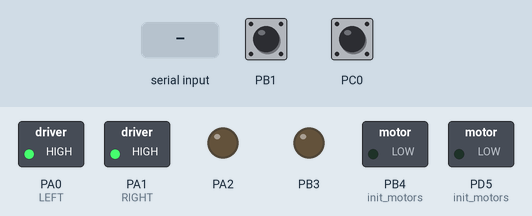
This program was run on a simulated ATmega1284P, built with avr-gcc and emulated at 14.7456 MHz. Shown: switched loads named in the program (green lamp = pin HIGH), output pins drawn as LEDs (lit = HIGH). The inputs (shaded band) are chosen by the test bench; at power-on: PB1 HIGH, PC0 HIGH.

Above: at 1.2 s.
1.3 s: "b" received over Serial
At 2.0 s:
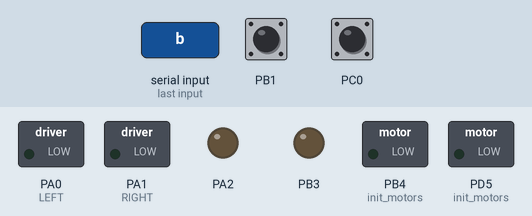
2.8 s: "l" received over Serial
At 3.1 s:
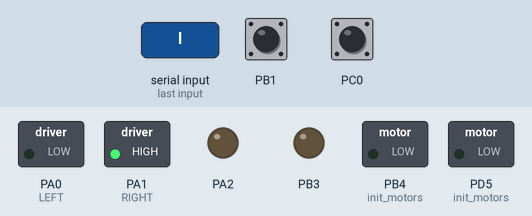
4.3 s: "r" received over Serial
At 5.5 s:
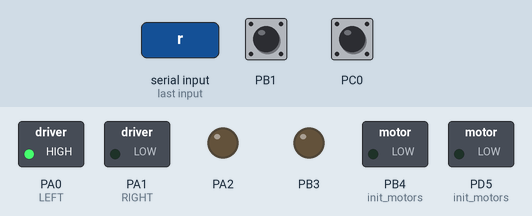
9.0 s: "f" received over Serial
At 10.2 s:
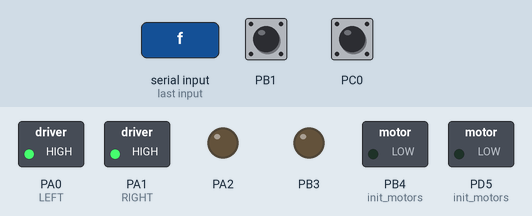
Timing chart, 0 to 11.5 s (numbered marks = the images above; inputs shaded):
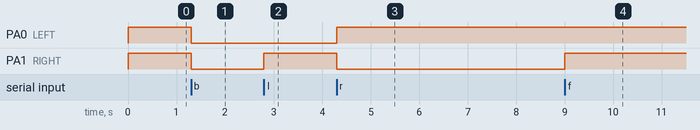

The program:

Styrmodul.c
```c
/*
 * Styrmodul.c
 *
 *  Updated: 14/12/2016
 *  Author: Fredrik Iselius, Jonathan Johansson, Martin Lundberg, Niklas Nilsson
 */

#define F_CPU 14745600

#include <avr/io.h>
#include <util/delay.h>
#include <avr/interrupt.h>
#include <stdbool.h>

#include "Styrmodul.h"
#include "uart.h"

typedef enum {LEFT_SIDE, RIGHT_SIDE, BOTH_SIDES, TOWER, NONE} sideState;

bool read_speed = false;
sideState side = NONE;

/*UART receive interrupt*/
ISR(USART0_RX_vect) {

	char rec_byte = UDR0;

	/*Sets speed 'rec_byte' to the wheel side 'side'*/
	if (read_speed) {
		switch (side) {
			case LEFT_SIDE:
				LEFT_SPEED = rec_byte;
				break;
			case RIGHT_SIDE:
				RIGHT_SPEED = rec_byte;
				break;
			case TOWER:
				LASER_SPEED = rec_byte;
				break;
			case BOTH_SIDES:
				LEFT_SPEED = rec_byte;
				RIGHT_SPEED = rec_byte;
				break;
			default:
				break;
		}
		side = NONE;
		read_speed = false;
	}
	/*Sets wheel direction or side*/
	else {
		switch (rec_byte) {
			case 'f':
				set_wheel_dir(FORWARD,BOTH);
				break;
			case 'b':
				set_wheel_dir(BACKWARD,BOTH);
				break;
			case 'l':
				set_wheel_dir(FORWARD,RIGHT);
				set_wheel_dir(BACKWARD,LEFT);
				break;
			case 'r':
				set_wheel_dir(FORWARD,LEFT);
				set_wheel_dir(BACKWARD,RIGHT);
				break;
			case 's':
				side = BOTH_SIDES;
				read_speed = true;
				break;
			case 'v':
				side = LEFT_SIDE;
				read_speed = true;
				break;
			case 'h':
				side = RIGHT_SIDE;
				read_speed = true;
				break;
			case 't':
				side = TOWER;
				read_speed = true;
				break;
		}
	}
}

bool hall_left_activated = false;

/*Sends 95 over uart when the left hall sensor goes low*/
ISR(PCINT2_vect) {
	if (!hall_left_activated) {
		uart_send(0x5F);
		hall_left_activated = true;
	} else {
		hall_left_activated = false;
	}
}

bool hall_right_activated = false;

/*Sends 96 over uart when the right hall sensor goes low*/
ISR(PCINT1_vect) {
	if (!hall_right_activated) {
		uart_send(0x60);
		hall_right_activated = true;
		} else {
		hall_right_activated = false;
		}
}


int main(void) {
	init_motors();

	LEFT_SPEED = 0; // LEFT
	RIGHT_SPEED = 0; // RIGHT

	LASER_SPEED = 0;

	DDRC &= ~(1<<DDC0);		// set pin C0 to input
	DDRB &= ~(1<<DDB1);		// set pin B1 to input
	PORTC |= (1<<PORTC0);	// activate pull-up resistor on C0
	PORTB |= (1<<PORTB1);	// activate pull-up resistor on B1

	PCMSK2 |= (1<<PCINT16);	// enable PCINT2
	PCICR |= (1<<PCIE2);	// activate interrupts on PCNIT23-16

	PCMSK1 |= (1<<PCINT9);
	PCICR |= (1<<PCIE1);

	EICRA |= (1<<ISC21);	// enable interrupt on falling edge

	uart_init();
	sei();	// enable interrupts

	/*Wait for interrupts*/
    while(1) {
    }
}
```

Styrmodul.h
```c
/*
 * Styrmodul.h
 *
 *  Updated: 14/12/2016
 *  Author: Fredrik Iselius, Martin Lundberg
 */


#ifndef STEERING_H_
#define STEERING_H_

#define F_CPU 14745600

/*PWM compare values, used to set speed*/
#define LEFT_SPEED OCR0A
#define RIGHT_SPEED OCR0B
#define LASER_SPEED OCR1A

/*PWM direction port for sides*/
#define LEFT PORTA0
#define RIGHT PORTA1

#define FORWARD 1
#define BACKWARD 0
#define BOTH 2

void init_motors();
void set_wheel_dir(uint8_t dir, uint8_t side);

#endif /* STEERING_H_ */
```

steering.c
```c
/*
 * steering.c
 *
 * Updated: 14/12/2016
 * Authors: Fredrik Iselius, Martin Lundberg
 */

#include <avr/io.h>
#include "Styrmodul.h"


void init_motors() {
	// PWM output ports
	DDRD |= (1<<DDD5);
	DDRB |= (1<<DDB4)|(1<<DDB3);
	// Rotation direction ports
	DDRA |= (1<<DDA0)|(1<<DDA1)|(1<<DDA2);

	/*
	 * COM0A1:0 COM0B1:= Sets the compare mode for A and B
	 * WGM02:0 Choose MAX (1) or TOP (5) as max counter value
	 * CS0 bits sets the clock source
	 * OCR0A compare value
	 * PWM settings for the wheels
	 */
	TCCR0A |= (1<<COM0A1)|(1<<COM0B1)|(1<<WGM00);
	TCCR0B |= (1<<CS01)|(1<<CS00);

	// PWM settings for tower motor
	TCCR1A |= (1<<COM1A1)|(1<<COM1B1)|(1<<WGM10);
	TCCR1B |= (1<<CS11)|(1<<CS10);

	PORTA |= (FORWARD<<LEFT)|(FORWARD<<RIGHT)|(BACKWARD<<PORTA2);	// Rotation direction wheels
}

void set_wheel_dir(uint8_t dir, uint8_t side) {
	if (dir == FORWARD) {
		if (side == BOTH) {
			PORTA |= (dir<<LEFT)|(dir<<RIGHT);
		} else {
			PORTA |= (dir<<side);
		}
	} else {
		if (side == BOTH) {
			PORTA &= (dir<<LEFT)|(dir<<RIGHT);
		} else if (side == RIGHT) {
			PORTA &= (dir<<side)|(1<<LEFT);
		} else {
			PORTA &= (dir<<side)|(1<<RIGHT);
		}
	}
}
```

uart.c
```c
/*
 * uart.c
 *
 *  Updated: 14/12/2016
 *  Author: freis685
 */

#include <avr/io.h>
#include "uart.h"

/* Init settings for uart */
void uart_init() {
	unsigned int baud = 15;
	UBRR0 = 0;

	// Port 0, UART
	UCSR0A |= (1 << U2X0); // Double transmission rate
	UCSR0B |= (1 << RXEN0)|(1 << TXEN0)|(1<<RXCIE0); // Enables receive, transmit and receive interrupt

	UBRR0 = baud; //
}

void uart_send(unsigned data) {
	/* Wait for empty transmit buffer */
	while ( !( UCSR0A & (1<<UDRE0)) )
	;
	/* Put data into buffer, sends the data */
	UDR0 = data;
}
```

uart.h
```c
/*
 * uart.h
 *
 *  Updated: 14/12/2016
 *  Authors: Fredrik Iselius
 */


#ifndef UART_H_
#define UART_H_

#define F_CPU 14745600

void uart_init();
void uart_send();
void uart_receive();

#endif /* UART_H_ */
```

Measured:
- after the input at 1.3 s, PA0 (LEFT), PA1 (RIGHT): HIGH → LOW at once
- after the input at 2.8 s, PA1 (RIGHT): LOW → HIGH at once
- after the input at 4.3 s, PA0 (LEFT): LOW → HIGH at once; PA1 (RIGHT): HIGH → LOW at once
- after the input at 9.0 s, PA1 (RIGHT): LOW → HIGH at once
